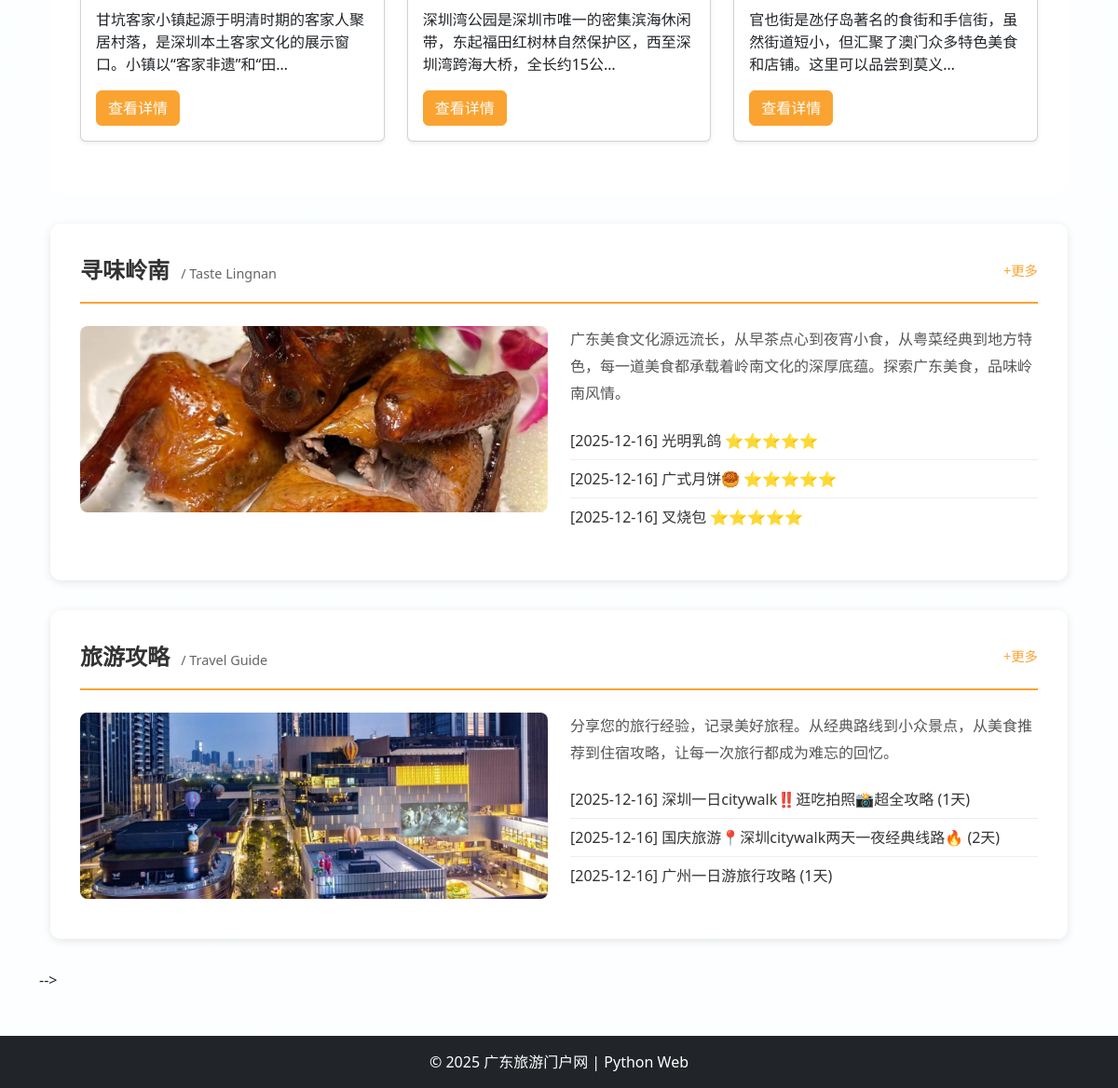
Before: / (lower part) with the older database file.
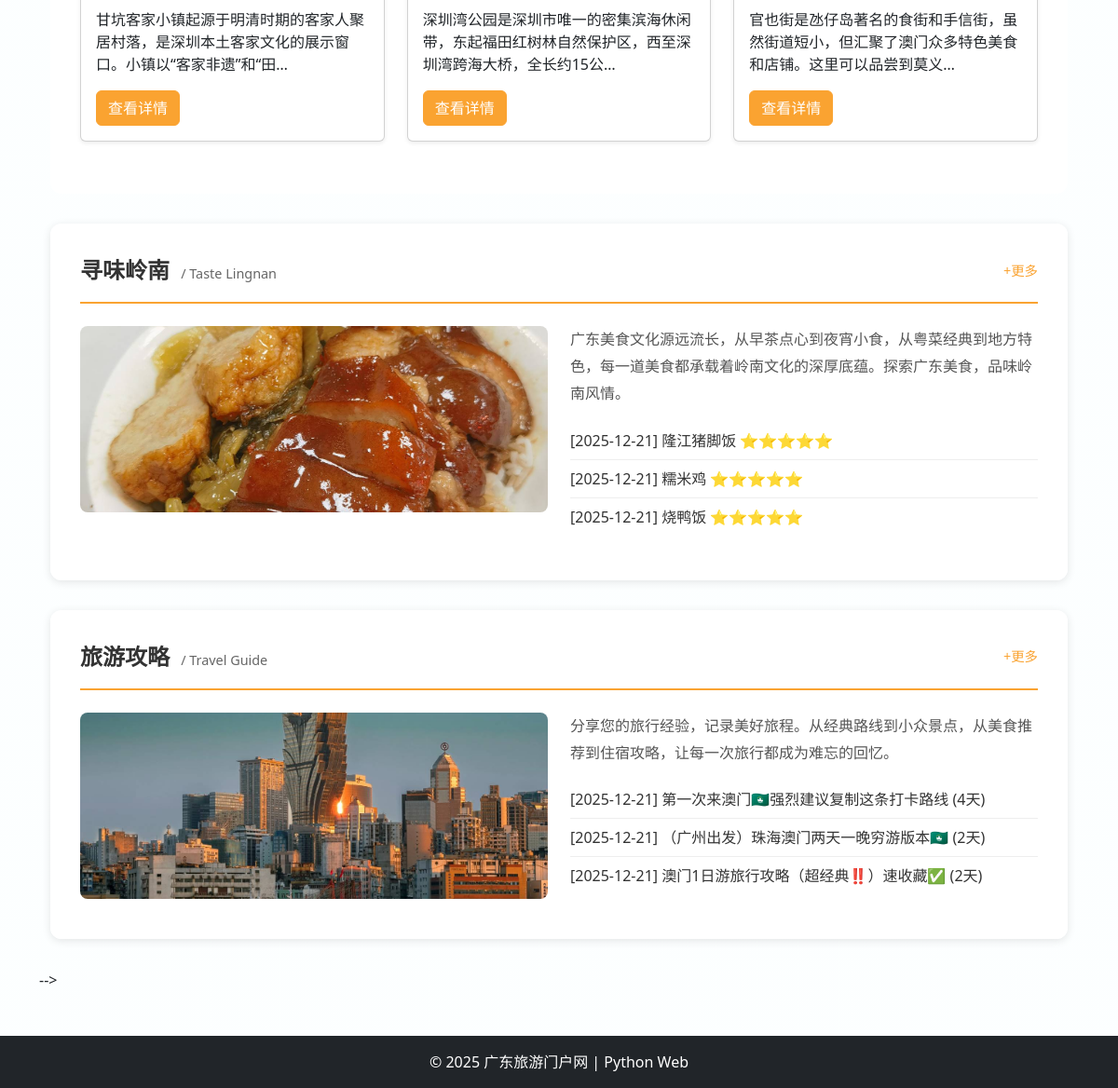
After: the same page with the newer database file.
### attractionsApp/models.py (models this page shows, shortened)
class Attraction(models.Model):
    REGION_CHOICES = (
        ('yue_bei', '粤北'),
        ('yue_xi', '粤西'),
        ('yue_nan', '珠三角'),
        ('yue_dong', '粤东'),
        ('gang_ao', '港澳'),
    )
    CITY_CHOICES = (
        ('guangzhou', '广州'),
        ('shenzhen', '深圳'),
        ('foshan', '佛山'),
        ('dongguan', '东莞'),
        ('zhuhai', '珠海'),
        ('zhongshan', '中山'),
        ('jiangmen', '江门'),
        ('huizhou', '惠州'),
        ('zhaoqing', '肇庆'),
        ('shantou', '汕头'),
        ('chaozhou', '潮州'),
        ('jieyang', '揭阳'),
        ('shanwei', '汕尾'),
        ('meizhou', '梅州'),
        ('shaoguan', '韶关'),
        ('qingyuan', '清远'),
        ('heyuan', '河源'),
        ('maoming', '茂名'),
        ('yangjiang', '阳江'),
        ('yunfu', '云浮'),
        ('zhanjiang', '湛江'),
        ('aomeng', '澳门'),
        ('xianggang', '香港'),
    )
    TYPE_CHOICES = (
        ('natural', '自然'),
        ('cultural', '人文'),
        ('mixed', '综合'),
    )
    name = models.CharField(max_length=100, verbose_name="景点名称")
    region = models.CharField(max_length=20, choices=REGION_CHOICES, verbose_name="所属区域")
    city = models.CharField(max_length=20, choices=CITY_CHOICES, verbose_name="所属城市", default='guangzhou')
    attraction_type = models.CharField(max_length=20, choices=TYPE_CHOICES, verbose_name="景点类型", default='mixed')
    description = models.TextField(verbose_name="景点介绍")
    price = models.DecimalField(max_digits=7, decimal_places=2, verbose_name="门票价格", null=True, blank=True)
    is_free = models.BooleanField(default=False, verbose_name="门票免费")
    image = models.ImageField(upload_to='attractions/', verbose_name="封面图")
    opening_hours = models.CharField(max_length=200, verbose_name="开放时间", default="09:00-18:00")
    map_image = models.ImageField(upload_to='attractions/maps/', verbose_name="地图位置图", null=True, blank=True)
    view_count = models.PositiveIntegerField(default=0, verbose_name="浏览量")
    like_count = models.PositiveIntegerField(default=0, verbose_name="点赞数")
    created_at = models.DateTimeField(auto_now_add=True, verbose_name="创建时间")
    updated_at = models.DateTimeField(auto_now=True, verbose_name="更新时间")
    class Meta:
        ordering = ['-created_at']
        verbose_name = "景点"
        verbose_name_plural = "景点"

### foodApp/models.py (models this page shows, shortened)
class Food(models.Model):
    RATING_CHOICES = (
        (1, '⭐'),
        (2, '⭐⭐'),
        (3, '⭐⭐⭐'),
        (4, '⭐⭐⭐⭐'),
        (5, '⭐⭐⭐⭐⭐'),
    )
    name = models.CharField(max_length=100, verbose_name="美食名称")
    image = models.ImageField(upload_to='foods/', verbose_name="美食图片")
    rating = models.IntegerField(choices=RATING_CHOICES, default=5, verbose_name="推荐指数")
    description = models.TextField(blank=True, verbose_name="美食描述")
    created_at = models.DateTimeField(auto_now_add=True, verbose_name="创建时间")
    class Meta:
        ordering = ['-created_at']
        verbose_name = "美食"
        verbose_name_plural = "美食"

### tripPlanApp/models.py (models this page shows, shortened)
class TripPlan(models.Model):
    user = models.ForeignKey(User, on_delete=models.CASCADE, verbose_name="发布用户", null=True, blank=True)
    title = models.CharField(max_length=200, verbose_name="攻略标题")
    content = models.TextField(verbose_name="路线详情")
    days = models.IntegerField(verbose_name="建议游玩天数")
    image = models.ImageField(upload_to='tripPlans/', verbose_name="攻略图片", null=True, blank=True)
    created_at = models.DateTimeField(auto_now_add=True, verbose_name="发布时间")
    updated_at = models.DateTimeField(auto_now=True, verbose_name="更新时间")
    class Meta:
        verbose_name = "旅游攻略"
        verbose_name_plural = "旅游攻略"
        ordering = ['-created_at']

### homeApp/views.py (the view)
# urls.py: 2. Add a URL to urlpatterns:  path('', views.home, name='home')
def home(request):
    from attractionsApp.models import Attraction
    from foodApp.models import Food
    from tripPlanApp.models import TripPlan
    featured_attractions = Attraction.objects.all()[:6]
    featured_foods = Food.objects.all()[:3]
    featured_plans = TripPlan.objects.all()[:3]
    return render(request, 'home/index.html', {
        'featured_attractions': featured_attractions,
        'featured_foods': featured_foods,
        'featured_plans': featured_plans,
    })

### templates/home/index.html (shortened to what the changed rows need)
{% extends 'base.html' %}
{% load static %}
{% block content %}
<div class="container mt-4">
    <div class="recommended-section">
        <div class="row">
        {% for attraction in featured_attractions %}
        <div class="col-md-4 mb-4">
            <div class="card h-100 shadow-sm">
                <div class="card-body">
                    <p class="card-text">{{ attraction.description|truncatechars:50 }}</p>
                    <a href="{% url 'attractionsApp:attraction_detail' attraction.id %}" class="btn btn-primary home-featured-btn">查看详情</a>
                </div>
            </div>
        </div>
        {% empty %}
        <div class="col-12">
            <div class="alert alert-info">暂无推荐景点</div>
        </div>
        {% endfor %}
        </div>
    </div>
    <div class="module-section">
        <div class="module-content">
            <div>
                {% if featured_foods %}
                    {% for food in featured_foods %}
                        {% if forloop.first %}
                            {% if food.image %}
                                <img src="{{ food.image.url }}" alt="{{ food.name }}" class="module-image">
                            {% else %}
                                <div class="module-image bg-light d-flex align-items-center justify-content-center">
                                    <span class="text-muted">暂无图片</span>
                                </div>
                            {% endif %}
                        {% endif %}
                    {% endfor %}
                {% else %}
                    <div class="module-image bg-light d-flex align-items-center justify-content-center">
                        <span class="text-muted">暂无图片</span>
                    </div>
                {% endif %}
            </div>
            <div>
                {% if featured_foods %}
                    <ul class="module-list">
                        {% for food in featured_foods|slice:":5" %}
                        <li class="module-list-item">
                            <a href="{% url 'foodApp:food_detail' food.id %}">
                                [{{ food.created_at|date:"Y-m-d" }}] {{ food.name }} {{ food.get_rating_display }}
                            </a>
                        </li>
                        {% endfor %}
                    </ul>
                {% else %}
                    <p class="text-muted">暂无美食推荐</p>
                {% endif %}
            </div>
        </div>
    </div>
    <div class="module-section">
        <div class="module-content">
            <div>
                {% if featured_plans %}
                    {% for plan in featured_plans %}
                        {% if forloop.first %}
                            {% if plan.image %}
                                <img src="{{ plan.image.url }}" alt="{{ plan.title }}" class="module-image">
                            {% else %}
                                <div class="module-image bg-light d-flex align-items-center justify-content-center">
                                    <span class="text-muted">暂无图片</span>
                                </div>
                            {% endif %}
                        {% endif %}
                    {% endfor %}
                {% else %}
                    <div class="module-image bg-light d-flex align-items-center justify-content-center">
                        <span class="text-muted">暂无图片</span>
                    </div>
                {% endif %}
            </div>
            <div>
                {% if featured_plans %}
                    <ul class="module-list">
                        {% for plan in featured_plans|slice:":5" %}
                        <li class="module-list-item">
                            <a href="{% url 'tripPlanApp:trip_plan_detail' plan.id %}">
                                [{{ plan.created_at|date:"Y-m-d" }}] {{ plan.title }} ({{ plan.days }}天)
                            </a>
                        </li>
                        {% endfor %}
                    </ul>
                {% else %}
                    <p class="text-muted">暂无攻略</p>
                {% endif %}
            </div>
        </div>
    </div>
</div>
{% endblock %}

Changed rows visible on the page:
no longer on this page (row unchanged): Food: image (picture), created_at "2025-12-16", name "光明乳鸽", rating "⭐⭐⭐⭐⭐"
no longer on this page (row unchanged): Food: created_at "2025-12-16", name "广式月饼🥮", rating "⭐⭐⭐⭐⭐"
no longer on this page (row unchanged): Food: created_at "2025-12-16", name "叉烧包", rating "⭐⭐⭐⭐⭐"
no longer on this page (row unchanged): TripPlan: image (picture), created_at "2025-12-16", title "深圳一日citywalk‼️逛吃拍照📸超全攻略", days "1"
no longer on this page (row unchanged): TripPlan: created_at "2025-12-16", title "国庆旅游📍深圳citywalk两天一夜经典线路🔥", days "2"
no longer on this page (row unchanged): TripPlan: created_at "2025-12-16", title "广州一日游旅行攻略", days "1"
added Food: image (picture), created_at "2025-12-21", name "隆江猪脚饭", rating "⭐⭐⭐⭐⭐"
added Food: created_at "2025-12-21", name "糯米鸡", rating "⭐⭐⭐⭐⭐"
added Food: created_at "2025-12-21", name "烧鸭饭", rating "⭐⭐⭐⭐⭐"
added TripPlan: image (picture), created_at "2025-12-21", title "第一次来澳门🇲🇴强烈建议复制这条打卡路线", days "4"
added TripPlan: created_at "2025-12-21", title "（广州出发）珠海澳门两天一晚穷游版本🇲🇴", days "2"
added TripPlan: created_at "2025-12-21", title "澳门1日游旅行攻略（超经典‼️）速收藏✅", days "2"
